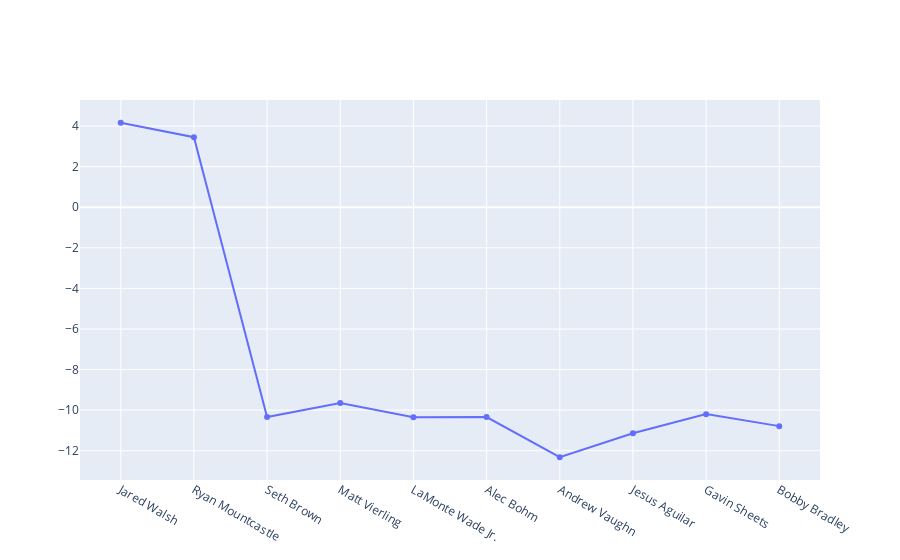

The notebook cell this image was saved under:
### Code cell
fig = go.Figure()
fig.add_trace(
    go.Scatter(
        x=h[mask].sort_values('z', ascending=False)['Name'].head(10),
        y=h[mask]['z'].head(10),
    )
)
fig.show()

### Figure 1 — Plotly figure (JSON) as saved in the notebook; plotly's stock layout.template omitted (floating-point values rounded to 4 significant figures)
{"data": [{"type": "scatter", "x": ["Jared Walsh", "Ryan Mountcastle", "Seth Brown", "Matt Vierling", "LaMonte Wade Jr.", "Alec Bohm", "Andrew Vaughn", "Jesus Aguilar", "Gavin Sheets", "Bobby Bradley"], "y": [4.162, 3.449, -10.34, -9.652, -10.35, -10.34, -12.32, -11.14, -10.2, -10.79]}], "layout": {}}
